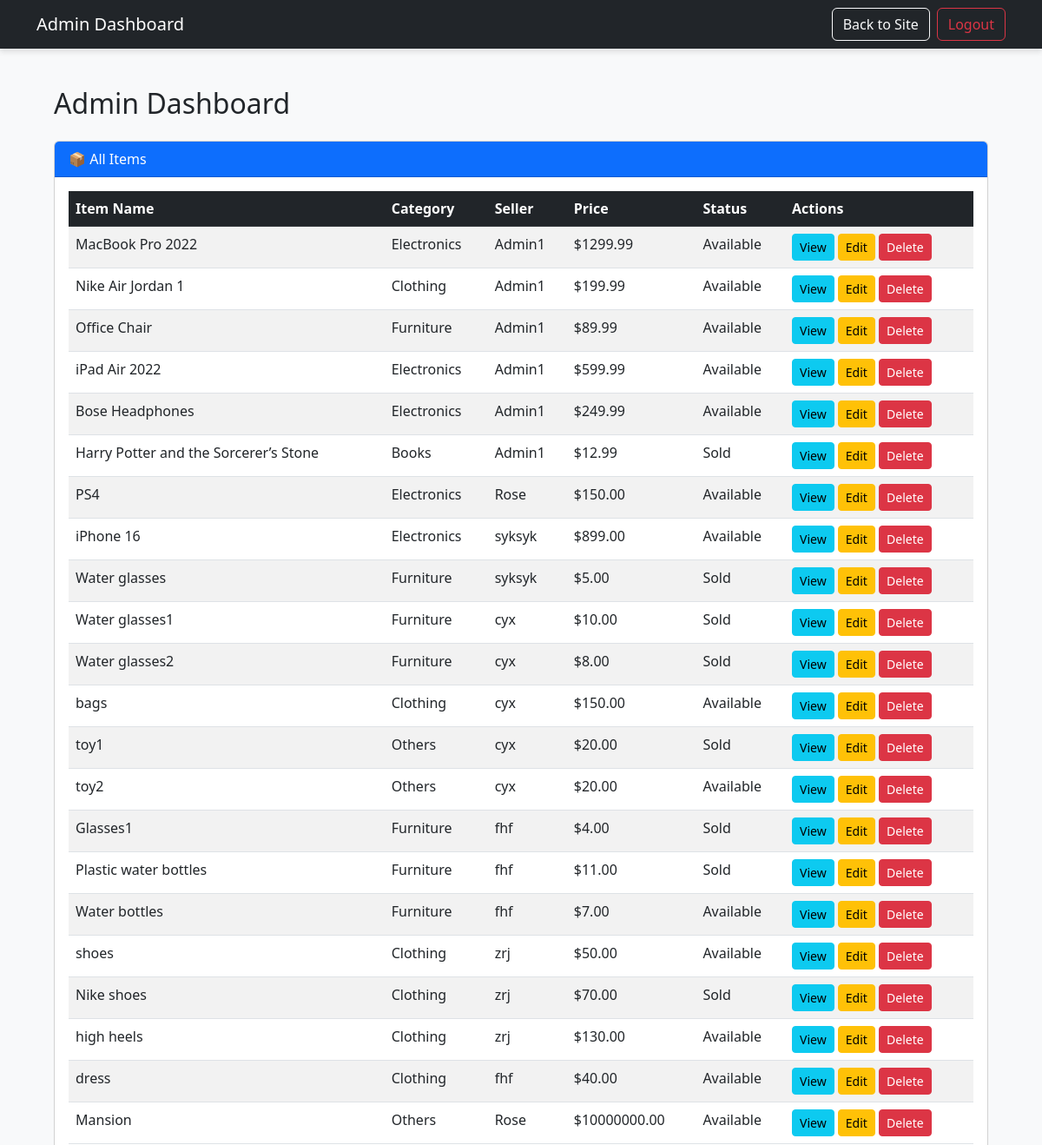
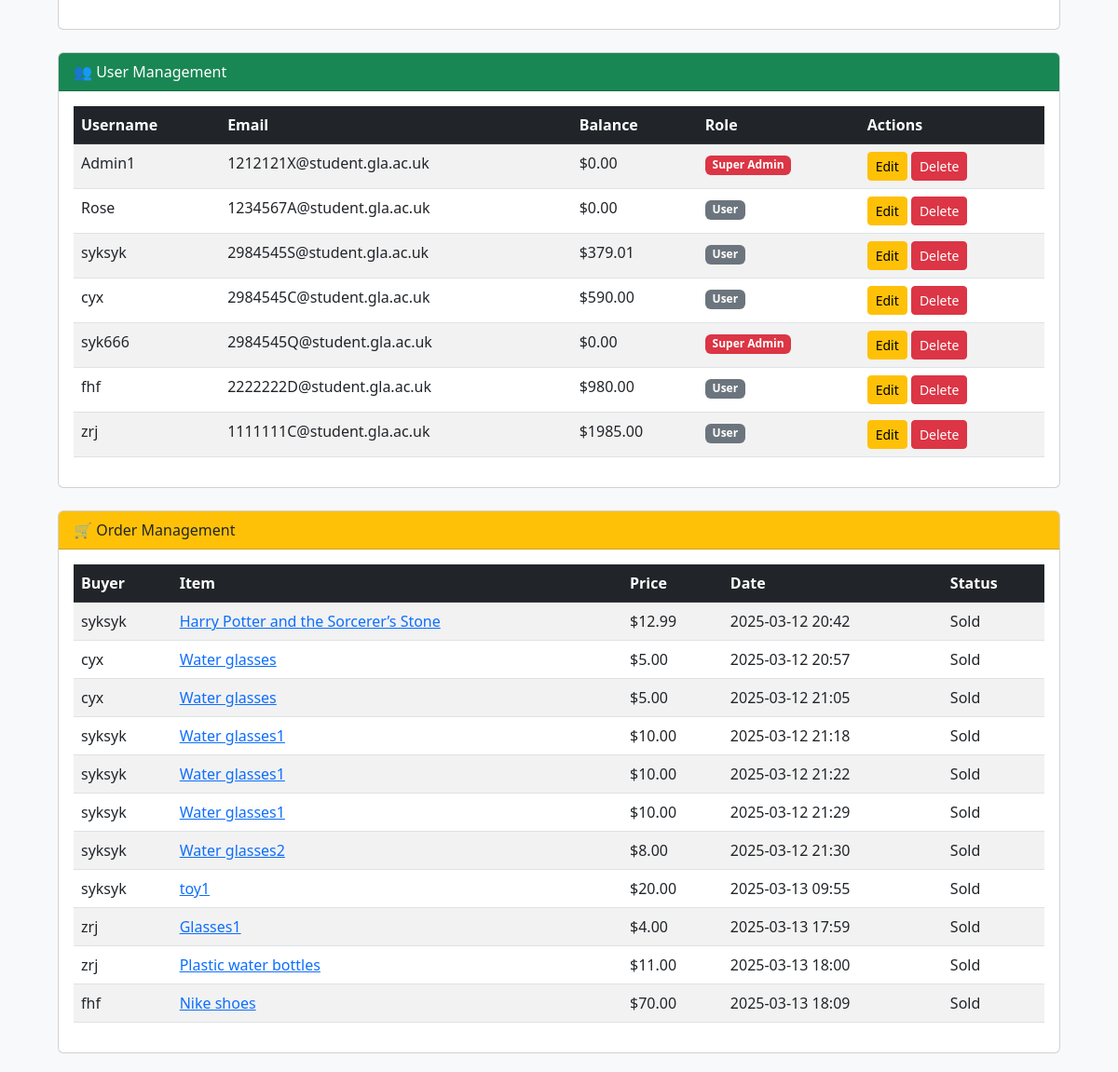
The app's page /admin_dashboard/ (signed in) with its own data (2 pictures, top to bottom).
### marketplace/models.py (models this page shows, shortened)
class Item(models.Model):
    CATEGORY_CHOICES = [
        ('Books', 'Books'),
        ('Electronics', 'Electronics'),
        ('Clothing', 'Clothing'),
        ('Furniture', 'Furniture'),
        ('Others', 'Others'),
    ]
    STATUS_CHOICES = [
        ('Available', 'Available'),
        ('Pending', 'Pending'),
        ('Sold', 'Sold'),
    ]
    name = models.CharField(max_length=200)
    description = models.TextField()
    category = models.CharField(max_length=20, choices=CATEGORY_CHOICES)
    price = models.DecimalField(max_digits=10, decimal_places=2)
    image = models.ImageField(upload_to='items/', null=True, blank=True)
    seller = models.ForeignKey(settings.AUTH_USER_MODEL, on_delete=models.CASCADE)
    status = models.CharField(max_length=20, choices=STATUS_CHOICES, default='Available')
    created_at = models.DateTimeField(auto_now_add=True)

class CustomUser(AbstractUser):
    profile_image = models.ImageField(upload_to='profile_pics/', null=True, blank=True)
    bio = models.TextField(blank=True, null=True)
    email = models.EmailField(unique=True)  # Ensure email is unique
    is_verified = models.BooleanField(default=False)  # Future email verification flag
    balance = models.DecimalField(max_digits=10, decimal_places=2, default=0.00)
    address = models.CharField(max_length=255, blank=True, null=True)  # 新增地址字段

class Transaction(models.Model):
    buyer = models.ForeignKey(settings.AUTH_USER_MODEL, on_delete=models.CASCADE, related_name='purchases')
    item = models.ForeignKey(Item, on_delete=models.CASCADE)
    status = models.CharField(max_length=20, choices=[('Pending', 'Pending'), ('Sold', 'Sold')])
    total_price = models.DecimalField(max_digits=10, decimal_places=2, default=0.00)
    date_initiated = models.DateTimeField(auto_now_add=True)
    date_completed = models.DateTimeField(null=True, blank=True)
    buyer_confirmation = models.BooleanField(default=False)
    seller_confirmation = models.BooleanField(default=False)

### marketplace/views.py (the view)
# urls.py: path('admin_dashboard/', views.admin_dashboard, name='admin_dashboard'),
@login_required
def admin_dashboard(request):
    if not request.user.is_superuser and not request.user.is_staff:
        return redirect('home')  # 不是管理员则跳转到普通用户界面
    users = CustomUser.objects.all()  # 获取所有用户
    items = Item.objects.all()  # 获取所有商品
    transactions = Transaction.objects.all()  # 获取所有交易记录
    return render(request, "marketplace/admin_dashboard.html", {
        "users": users,
        "items": items,
        "transactions": transactions,  # 传递交易数据
    })

### marketplace/templates/marketplace/admin_dashboard.html
{% extends "admin_base.html" %}
{% block content %}
<div class="container mt-4">
    <h2>Admin Dashboard</h2>
    <div class="card mt-4">
        <div class="card-header bg-primary text-white">
            📦 All Items
        </div>
        <div class="card-body">
            <table class="table table-striped">
                <thead class="table-dark">
                    <tr>
                        <th>Item Name</th>
                        <th>Category</th>
                        <th>Seller</th>
                        <th>Price</th>
                        <th>Status</th>
                        <th>Actions</th>
                    </tr>
                </thead>
                <tbody>
                    {% for item in items %}
                        <tr>
                            <td>{{ item.name }}</td>
                            <td>{{ item.category }}</td>
                            <td>{{ item.seller.username }}</td>
                            <td>${{ item.price }}</td>
                            <td>{{ item.status }}</td>
                            <td>
                                <a href="{% url 'item_detail' item.id %}" class="btn btn-info btn-sm">View</a>
                                <a href="{% url 'edit_item' item.id %}" class="btn btn-warning btn-sm">Edit</a>
                                <a href="{% url 'delete_item' item.id %}" class="btn btn-danger btn-sm">Delete</a>
                            </td>
                        </tr>
                    {% empty %}
                        <tr>
                            <td colspan="6" class="text-center">No items available.</td>
                        </tr>
                    {% endfor %}
                </tbody>
            </table>
        </div>
    </div>
    <div class="card mt-4">
        <div class="card-header bg-success text-white">
            👥 User Management
        </div>
        <div class="card-body">
            <table class="table table-striped">
                <thead class="table-dark">
                    <tr>
                        <th>Username</th>
                        <th>Email</th>
                        <th>Balance</th>
                        <th>Role</th>
                        <th>Actions</th>
                    </tr>
                </thead>
                <tbody>
                    {% for user in users %}
                        <tr>
                            <td>{{ user.username }}</td>
                            <td>{{ user.email }}</td>
                            <td>${{ user.balance }}</td>
                            <td>
                                {% if user.is_superuser %}
                                    <span class="badge bg-danger">Super Admin</span>
                                {% elif user.is_staff %}
                                    <span class="badge bg-warning">Staff</span>
                                {% else %}
                                    <span class="badge bg-secondary">User</span>
                                {% endif %}
                            </td>
                            <td>
                                <a href="#" class="btn btn-warning btn-sm">Edit</a>
                                <a href="#" class="btn btn-danger btn-sm">Delete</a>
                            </td>
                        </tr>
                    {% empty %}
                        <tr>
                            <td colspan="5" class="text-center">No users found.</td>
                        </tr>
                    {% endfor %}
                </tbody>
            </table>
        </div>
    </div>
    <div class="card mt-4">
        <div class="card-header bg-warning text-dark">
            🛒 Order Management
        </div>
        <div class="card-body">
            <table class="table table-striped">
                <thead class="table-dark">
                    <tr>
                        <th>Buyer</th>
                        <th>Item</th>
                        <th>Price</th>
                        <th>Date</th>
                        <th>Status</th>
                    </tr>
                </thead>
                <tbody>
                    {% for transaction in transactions %}
                        <tr>
                            <td>{{ transaction.buyer.username }}</td>
                            <td><a href="{% url 'item_detail' transaction.item.id %}">{{ transaction.item.name }}</a></td>
                            <td>${{ transaction.total_price }}</td>
                            <td>{{ transaction.date_initiated|date:"Y-m-d H:i" }}</td>
                            <td>{{ transaction.status }}</td>
                        </tr>
                    {% empty %}
                        <tr>
                            <td colspan="5" class="text-center">No transactions found.</td>
                        </tr>
                    {% endfor %}
                </tbody>
            </table>
        </div>
    </div>
</div>
{% endblock %}

### marketplace/templates/admin_base.html (style rules this page uses)
body { background-color: #f8f9fa; }

### records on screen
Item: name "MacBook Pro 2022", category "Electronics", seller.username "Admin1", price "1299.99", status "Available"
Item: name "Nike Air Jordan 1", category "Clothing", seller.username "Admin1", price "199.99", status "Available"
Item: name "Office Chair", category "Furniture", seller.username "Admin1", price "89.99", status "Available"
Item: name "iPad Air 2022", category "Electronics", seller.username "Admin1", price "599.99", status "Available"
Item: name "Bose Headphones", category "Electronics", seller.username "Admin1", price "249.99", status "Available"
Item: name "Harry Potter and the Sorcerer’s Stone", category "Books", seller.username "Admin1", price "12.99", status "Sold"
Item: name "PS4", category "Electronics", seller.username "Rose", price "150.00", status "Available"
Item: name "iPhone 16", category "Electronics", seller.username "syksyk", price "899.00", status "Available"
Item: name "Water glasses", category "Furniture", seller.username "syksyk", price "5.00", status "Sold"
Item: name "Water glasses1", category "Furniture", seller.username "cyx", price "10.00", status "Sold"
Item: name "Water glasses2", category "Furniture", seller.username "cyx", price "8.00", status "Sold"
Item: name "bags", category "Clothing", seller.username "cyx", price "150.00", status "Available"
Item: name "toy1", category "Others", seller.username "cyx", price "20.00", status "Sold"
Item: name "toy2", category "Others", seller.username "cyx", price "20.00", status "Available"
Item: name "Glasses1", category "Furniture", seller.username "fhf", price "4.00", status "Sold"
Item: name "Plastic water bottles", category "Furniture", seller.username "fhf", price "11.00", status "Sold"
Item: name "Water bottles", category "Furniture", seller.username "fhf", price "7.00", status "Available"
Item: name "shoes", category "Clothing", seller.username "zrj", price "50.00", status "Available"
Item: name "Nike shoes", category "Clothing", seller.username "zrj", price "70.00", status "Sold"
Item: name "high heels", category "Clothing", seller.username "zrj", price "130.00", status "Available"
Item: name "dress", category "Clothing", seller.username "fhf", price "40.00", status "Available"
Item: name "Mansion", category "Others", seller.username "Rose", price "10000000.00", status "Available"
CustomUser: username "Admin1", email "1212121X@student.gla.ac.uk", balance "0.00", is_superuser "Super Admin"
CustomUser: username "Rose", email "1234567A@student.gla.ac.uk", balance "0.00", is_superuser "User"
CustomUser: username "syksyk", email "2984545S@student.gla.ac.uk", balance "379.01", is_superuser "User"
CustomUser: username "cyx", email "2984545C@student.gla.ac.uk", balance "590.00", is_superuser "User"
CustomUser: username "syk666", email "2984545Q@student.gla.ac.uk", balance "0.00", is_superuser "Super Admin"
CustomUser: username "fhf", email "2222222D@student.gla.ac.uk", balance "980.00", is_superuser "User"
CustomUser: username "zrj", email "1111111C@student.gla.ac.uk", balance "1985.00", is_superuser "User"
